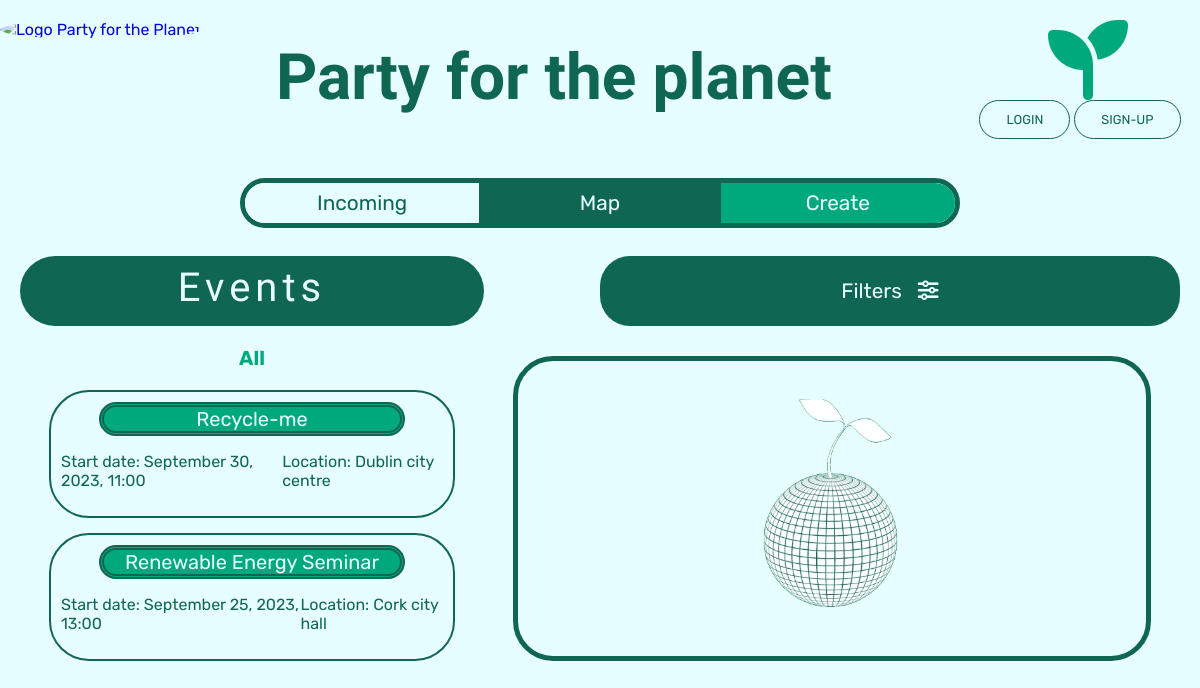
Screenshot of /events/ with the database file from the repository.
### ecoevents/models.py (models this page shows)
class Ecoevent(models.Model):
    organizer = models.ForeignKey(User, on_delete=models.CASCADE)
    title = models.CharField(max_length=200)
    description = models.TextField(max_length=500, blank=True, null=True)
    category = models.CharField(max_length=200)
    start_datetime = models.DateTimeField()
    end_datetime = models.DateTimeField()
    location = models.CharField(max_length=200)
    created_on = models.DateTimeField(auto_now_add=True)
    modified_on = models.DateTimeField(auto_now=True)
    class Meta:
        ordering = ['-created_on']
    def __str__(self):
        return self.title

### ecoevents/views.py (the view, shortened to what this page needs)
# urls.py: path("events/", views.events, name="events"),
def events(request):
    now = datetime.datetime.now()
    all_events = Ecoevent.objects.all().filter(start_datetime__gte=now)
    all_categories = []
    for event in all_events:
        all_categories.append(event.category)
    category = request.GET.get("category")
    if category:
        events = all_events.filter(category=category)
    else:
        events = all_events
    context = {"events": events,
               "all_categories": all_categories,
               "category": category
               }
    return render(request, "events.html", context)

### templates/events.html (shortened to what this page needs)
{% extends "base.html" %}
{% block header %}
{% include 'header.html' %}
{% endblock header %}
{% block content %}
<div class="eventsFiltersContainer">
  <div class="eventsSubtitleBackground">
    <h2 class="eventsSubtitle">Events</h2>
  </div>
  <div class="filtermenu">
    <button id="dropBtn" onclick="filterMenuOpen()" class="dropbtn">Filters<i class="fa-solid fa-sliders"></i></button>
  </div>
</div>
<div class="eventsContainer">
  <div class="leftSide">
    {% if category %}
      <h3 class="event-category-heading">{{category}}</h3>
    {% else %}
      <h3 class="event-category-heading">All</h3>
    {% endif %}
    {% if events %}
    <form method="post" action="{% url 'events' %}">
      {% csrf_token %} {% for event in events %}
      <div class="eventContainer eventCard" data-id="{{ event.id }}">
        <div class="eventNameBackground">
          <li class="eventName">{{ event }}</li>
        </div>
        <div class="eventDetails">
          <p class="eventStart">Start date: {{ event.start_datetime|date:"F d, Y, H:i" }}</p>
          <p class="eventLocation">Location: {{event.location}}</p>
        </div>
      </div>
      {% endfor %}
    </form>
  </div>
  <div class="rightSide">
    <div id="placeholder-image">
      <img src="../static/images/p4p-no-background-placeholder.png" alt="Logo" />
    </div>
  </div>
</div>
{% endif %} {%endblock%}

### static/css/style.css (style rules this page uses)
html { scroll-behavior: smooth; }
body { margin: 0; padding: 0; list-style-type: none; box-sizing: border-box; height: 100vh; --main-color: #e7fefe; --secondary-color: #106751; --accent-color: #00a97c; font-family: "Bungee Shade ", cursive; font-family: "Rubik", sans-serif; background: var(--main-color); }
.fa-solid, .fas { font-weight: 900; margin-left: 1rem; }
.event-category-heading { color: #00a97c; text-align: center; font-family: "Rubik", sans-serif; font-size: 20px; }
.eventsFiltersContainer { display: flex; justify-content: space-between; align-items: center; margin: 0 20px; }
* { box-sizing: border-box; }
.filtermenu { width: 50%; }
.dropbtn { background-color: var(--secondary-color);; color: #e7fefe; text-align: center; font-size: 1.3rem; border: none; cursor: pointer; font-family: "Rubik", sans-serif; padding:20px; width: 100%; border-radius: 30px; height: 70px; }
.eventsSubtitleBackground { background-color: var(--secondary-color); border-radius: 40px; width: 40%; height: 70px; text-align: center; }
.eventsFiltersContainer h2 { font-family: "Bungee Shade"; font-size: 2.5rem; font-weight: 500; margin-top: 8px; color: var(--main-color); letter-spacing: 5px; }
.eventsContainer { display: flex; justify-content: space-around; margin: 0 20px; }
.leftSide { width: 35%; font-family: "Rubik"; }
.eventContainer { margin-top: 15px; padding: 10px; border: 2px solid var(--secondary-color); border-radius: 40px; cursor: pointer; list-style-type: none; }
.eventName { background-color: var(--accent-color); border-radius: 40px; width: 80%; margin: 0 auto; border: 5px double var(--secondary-color); color: var(--main-color); text-align: center; font-size: 20px; padding: 0 10px; }
.eventDetails { display: flex; justify-content: space-between; color: var(--secondary-color); }
.rightSide { display: flex; justify-content: center; align-items: center; flex-direction: column; width: 55%; border: 5px solid var(--secondary-color); border-radius: 40px; margin-top: 30px; }
#placeholder-image img { height: 250px; }
.eventLocation { grid-area: lo; text-align: left; }

### rows the page displays
Ecoevent: title "Recycle-me", start_datetime "September 30, 2023, 11:00", location "Dublin city centre"
Ecoevent: title "Renewable Energy Seminar", start_datetime "September 25, 2023, 13:00", location "Cork city hall"
